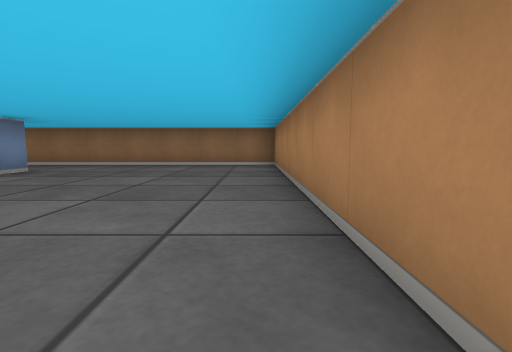
[1] (above)

16 first-person views from a walk through a cub3D maze. The camera is about half as high as the walls, tilts 6° down and sees 85° across. The floor is counted in squares. Each view is taken from the middle of a square. On the plan, view 1 faces up. The plan holds only what a view shows up to about 9 squares ahead; the rest is blank.

[2]
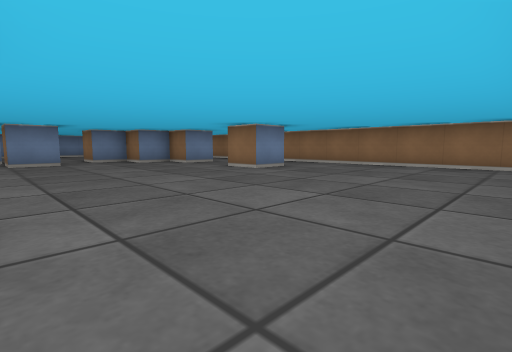

[3]
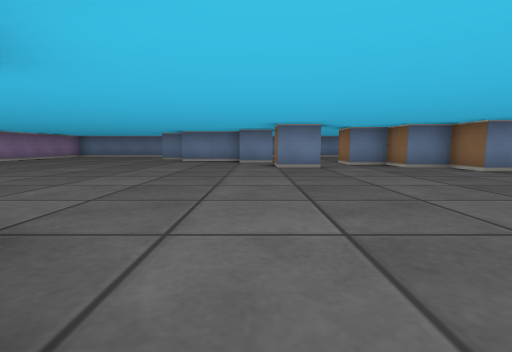

[4]
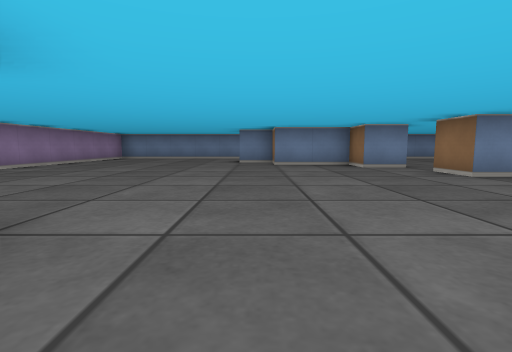

[5]
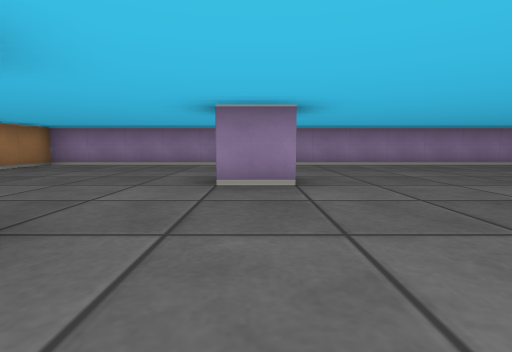

[6]
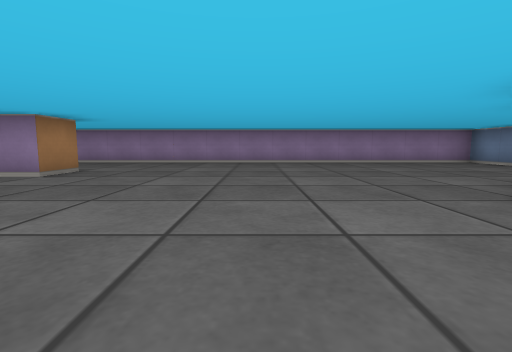

[7]
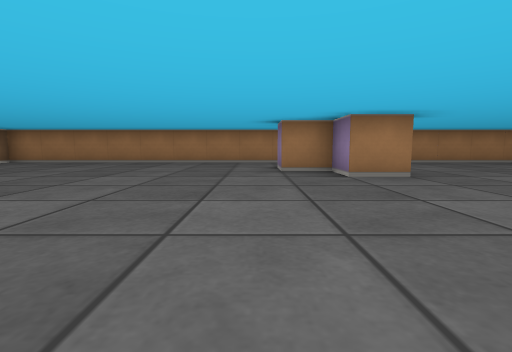

[8]
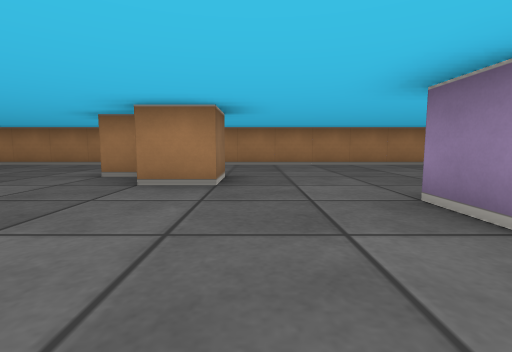

[9]
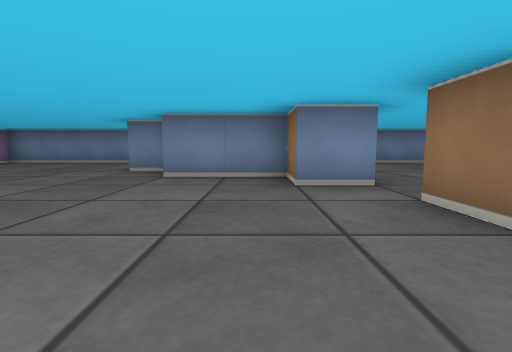

[10]
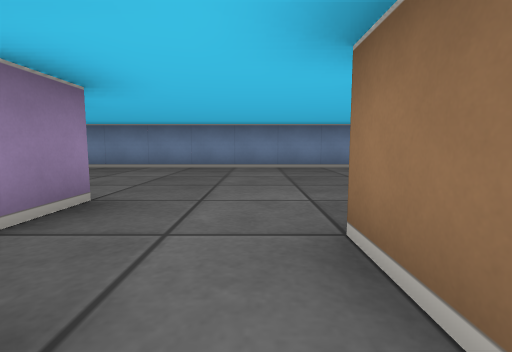

[11]
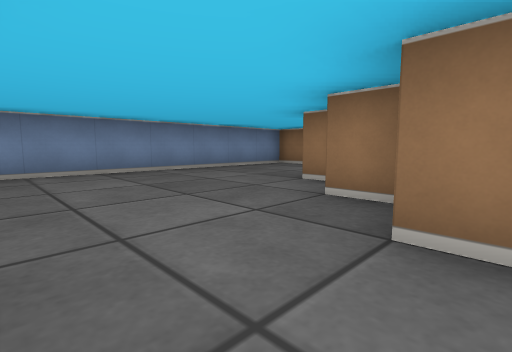

[12]
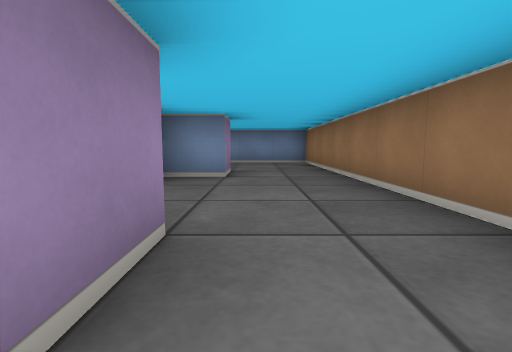

[13]
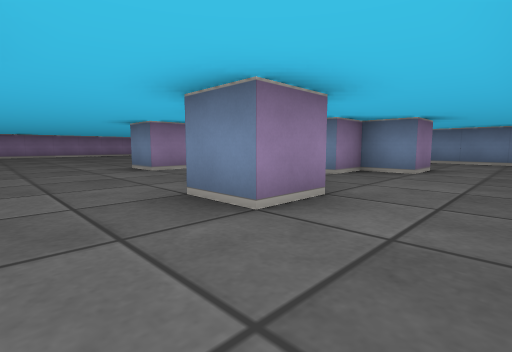

[14]
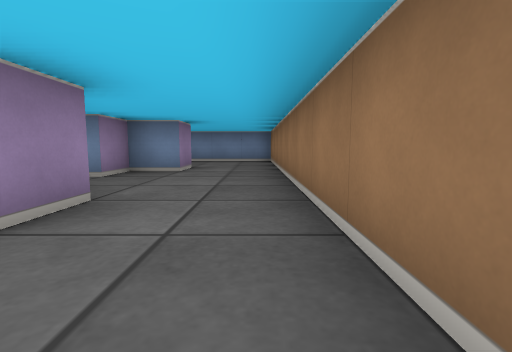

[15]
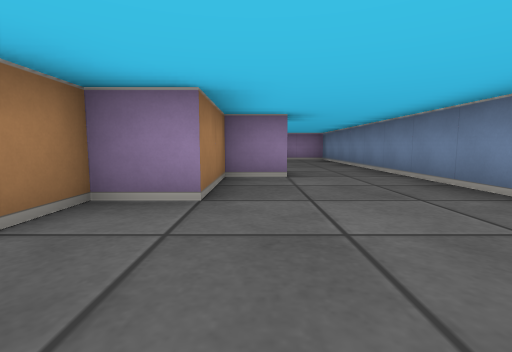

[16]
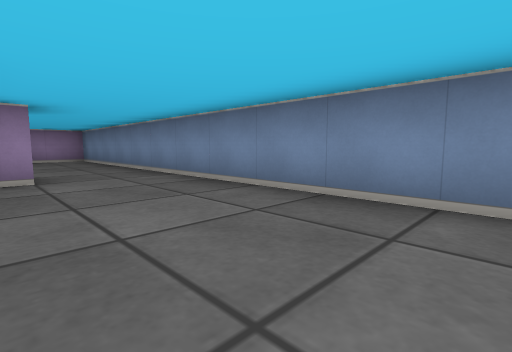

### Floor plan
Points are (right, up) in squares from view 1. A wall is a line through its corners. A room is listed if a view was taken in it or the views show most of it. See-through windows are left out.
Room 1 (views 1, 2, 3, 4, 5, 6, 7, 8, 9, 10, 11, 12, 13, 14)
walls: (-5.5, -5.5) (-5.5, -4.5) (-4.5, -4.5); (-2.5, -2.5) (-3.5, -2.5) (-3.5, -1.5) (-2.5, -1.5) (-2.5, -0.5) (-1.6, -0.5); (-9.4, 1.5) (-8.5, 1.5) (-8.5, 0.5) (-9.5, 0.5); (-11.5, 0.5) (-10.5, 0.5) (-10.5, -0.5) (-11.5, -0.5) (-11.5, -2.5) (-12.5, -2.5) (-12.5, -3.5); (-10.8, 3.5) (-11.5, 3.5); (-7.5, 5.5) (-7.5, 4.5) (-8.5, 4.5) (-8.5, 3.5) (-9.5, 3.5) (-9.5, 2.5) (-10.5, 2.5); (-4.5, 5.5) (-4.5, 4.5) (-5.5, 4.5); (-15.5, -4.5) (-15.5, -8.5) (0.5, -8.5) (0.5, 7.5) (-6.5, 7.5)
ways out: opening at (-14.5, -4.5) to room 2; opening at (-11, 1.5) to room 2; opening at (-6.5, 6.5) to room 2
Room 2 (views 15, 16)
walls: (-12, 4.5) (-12.5, 4.5); (-12.5, 5.5) (-11.5, 5.5) (-11.5, 4.5) (-10.5, 4.5); (-8.6, 5.5) (-7.5, 5.5); (-13.6, -2.5) (-12.5, -2.5) (-12.5, -0.5) (-11.5, -0.5) (-11.5, 0.5); (-6.5, 7.5) (-15.5, 7.5) (-15.5, -4.5)
ways out: opening at (-14.5, -4.5) to room 1; opening at (-11, 1.5) to room 1; opening at (-6.5, 6.5) to room 1

Where each view was taken, in squares from view 1:
view 1: 0 up, 0 right, facing up
view 2: 0 up, 0 right, facing up-left
view 3: 0 up, 2 left, facing left
view 4: 3 down, 4 left, facing left
view 5: 1 down, 5 left, facing down
view 6: 0 up, 9 left, facing down
view 7: 0 up, 8 left, facing right
view 8: 3 down, 7 left, facing right
view 9: 1 down, 7 left, facing left
view 10: 2 up, 9 left, facing left
view 11: 1 up, 10 left, facing up-left
view 12: 6 up, 7 left, facing left
view 13: 7 up, 6 left, facing down-left
view 14: 7 up, 6 left, facing left
view 15: 2 up, 13 left, facing down
view 16: 2 up, 13 left, facing down-left
